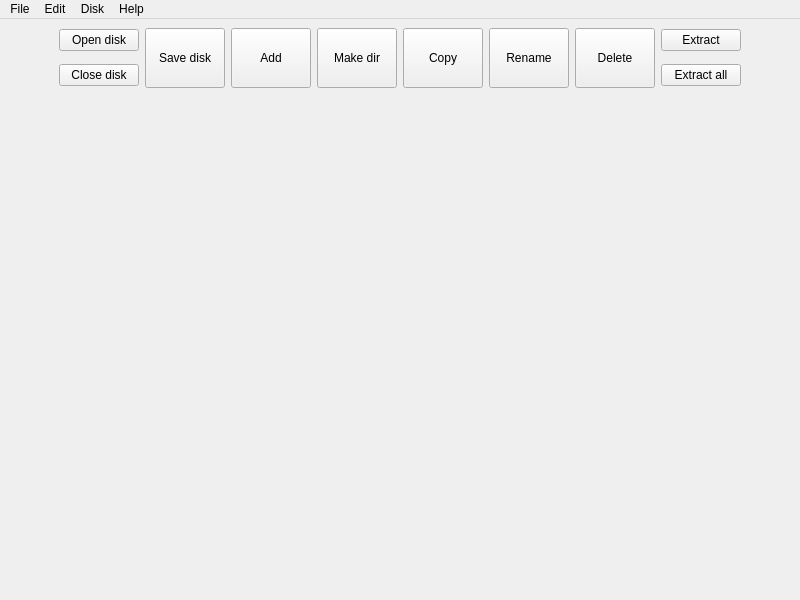
<?xml version="1.0" encoding="UTF-8"?>
<ui version="4.0">
 <author>Bs()Dd</author>
 <class>MainWindow</class>
 <widget class="QMainWindow" name="MainWindow">
  <property name="geometry">
   <rect>
    <x>0</x>
    <y>0</y>
    <width>800</width>
    <height>600</height>
   </rect>
  </property>
  <property name="minimumSize">
   <size>
    <width>800</width>
    <height>600</height>
   </size>
  </property>
  <property name="font">
   <font/>
  </property>
  <property name="acceptDrops">
   <bool>true</bool>
  </property>
  <property name="windowTitle">
   <string>GRiDISK Commander</string>
  </property>
  <property name="windowIcon">
   <iconset resource="../icon/icon.qrc">
    <normaloff>:/icon/gridsmall.png</normaloff>:/icon/gridsmall.png</iconset>
  </property>
  <widget class="QWidget" name="centralwidget">
   <layout class="QVBoxLayout" name="verticalLayout_10">
    <item>
     <layout class="QVBoxLayout" name="verticalLayout_9">
      <item>
       <layout class="QHBoxLayout" name="horizontalLayout">
        <item>
         <spacer name="horizontalSpacer_8">
          <property name="orientation">
           <enum>Qt::Horizontal</enum>
          </property>
          <property name="sizeHint" stdset="0">
           <size>
            <width>0</width>
            <height>0</height>
           </size>
          </property>
         </spacer>
        </item>
        <item>
         <layout class="QVBoxLayout" name="verticalLayout_4">
          <property name="spacing">
           <number>0</number>
          </property>
          <item>
           <widget class="QPushButton" name="pushButton">
            <property name="text">
             <string>Open disk</string>
            </property>
           </widget>
          </item>
          <item>
           <spacer name="verticalSpacer">
            <property name="orientation">
             <enum>Qt::Vertical</enum>
            </property>
            <property name="sizeType">
             <enum>QSizePolicy::Fixed</enum>
            </property>
            <property name="sizeHint" stdset="0">
             <size>
              <width>20</width>
              <height>12</height>
             </size>
            </property>
           </spacer>
          </item>
          <item>
           <widget class="QPushButton" name="pushButton_2">
            <property name="text">
             <string>Close disk</string>
            </property>
           </widget>
          </item>
         </layout>
        </item>
        <item>
         <widget class="QPushButton" name="pushButton_3">
          <property name="minimumSize">
           <size>
            <width>0</width>
            <height>60</height>
           </size>
          </property>
          <property name="text">
           <string>Save disk</string>
          </property>
         </widget>
        </item>
        <item>
         <widget class="QPushButton" name="pushButton_4">
          <property name="minimumSize">
           <size>
            <width>0</width>
            <height>60</height>
           </size>
          </property>
          <property name="text">
           <string>Add</string>
          </property>
         </widget>
        </item>
        <item>
         <widget class="QPushButton" name="pushButton_9">
          <property name="minimumSize">
           <size>
            <width>0</width>
            <height>60</height>
           </size>
          </property>
          <property name="text">
           <string>Make dir</string>
          </property>
         </widget>
        </item>
        <item>
         <widget class="QPushButton" name="pushButton_5">
          <property name="minimumSize">
           <size>
            <width>0</width>
            <height>60</height>
           </size>
          </property>
          <property name="text">
           <string>Copy</string>
          </property>
         </widget>
        </item>
        <item>
         <widget class="QPushButton" name="pushButton_6">
          <property name="minimumSize">
           <size>
            <width>0</width>
            <height>60</height>
           </size>
          </property>
          <property name="text">
           <string>Rename</string>
          </property>
         </widget>
        </item>
        <item>
         <widget class="QPushButton" name="pushButton_7">
          <property name="minimumSize">
           <size>
            <width>0</width>
            <height>60</height>
           </size>
          </property>
          <property name="text">
           <string>Delete</string>
          </property>
         </widget>
        </item>
        <item>
         <layout class="QVBoxLayout" name="verticalLayout_3">
          <property name="spacing">
           <number>0</number>
          </property>
          <item>
           <widget class="QPushButton" name="pushButton_8">
            <property name="text">
             <string>Extract</string>
            </property>
           </widget>
          </item>
          <item>
           <spacer name="verticalSpacer_2">
            <property name="orientation">
             <enum>Qt::Vertical</enum>
            </property>
            <property name="sizeType">
             <enum>QSizePolicy::Fixed</enum>
            </property>
            <property name="sizeHint" stdset="0">
             <size>
              <width>20</width>
              <height>12</height>
             </size>
            </property>
           </spacer>
          </item>
          <item>
           <widget class="QPushButton" name="pushButton_10">
            <property name="text">
             <string>Extract all</string>
            </property>
           </widget>
          </item>
         </layout>
        </item>
        <item>
         <spacer name="horizontalSpacer_9">
          <property name="orientation">
           <enum>Qt::Horizontal</enum>
          </property>
          <property name="sizeHint" stdset="0">
           <size>
            <width>0</width>
            <height>0</height>
           </size>
          </property>
         </spacer>
        </item>
       </layout>
      </item>
      <item>
       <layout class="QHBoxLayout" name="horizontalLayout_2">
        <property name="spacing">
         <number>0</number>
        </property>
        <item>
         <widget class="FilePanelWidget" name="panel1"/>
        </item>
        <item>
         <widget class="FilePanelWidget" name="panel2"/>
        </item>
       </layout>
      </item>
     </layout>
    </item>
   </layout>
  </widget>
  <widget class="QMenuBar" name="menubar">
   <property name="geometry">
    <rect>
     <x>0</x>
     <y>0</y>
     <width>800</width>
     <height>22</height>
    </rect>
   </property>
   <widget class="QMenu" name="menuFile">
    <property name="title">
     <string>File</string>
    </property>
    <addaction name="actionNewImage"/>
    <addaction name="actionOpen"/>
    <addaction name="actionSave"/>
    <addaction name="actionSave_as"/>
    <addaction name="actionClose"/>
   </widget>
   <widget class="QMenu" name="menuEdit">
    <property name="title">
     <string>Edit</string>
    </property>
    <addaction name="actionCopy"/>
    <addaction name="actionCopy_locally"/>
    <addaction name="actionRename"/>
    <addaction name="actionDelete"/>
    <addaction name="actionPreview"/>
    <addaction name="separator"/>
    <addaction name="actionAdd"/>
    <addaction name="actionMake_dir"/>
    <addaction name="separator"/>
    <addaction name="actionChange_version"/>
    <addaction name="actionChange_date"/>
    <addaction name="separator"/>
    <addaction name="actionExtract"/>
    <addaction name="actionExtract_all"/>
   </widget>
   <widget class="QMenu" name="menuDisk">
    <property name="title">
     <string>Disk</string>
    </property>
    <addaction name="actionChange_label"/>
    <addaction name="separator"/>
    <addaction name="actionAno_part"/>
    <addaction name="actionAct_part"/>
    <addaction name="actionSep_save"/>
   </widget>
   <widget class="QMenu" name="menuHelp">
    <property name="title">
     <string>Help</string>
    </property>
    <addaction name="actionAbout"/>
   </widget>
   <addaction name="menuFile"/>
   <addaction name="menuEdit"/>
   <addaction name="menuDisk"/>
   <addaction name="menuHelp"/>
  </widget>
  <action name="actionOpen">
   <property name="text">
    <string>Open...</string>
   </property>
   <property name="shortcut">
    <string>Ctrl+O</string>
   </property>
  </action>
  <action name="actionSave">
   <property name="text">
    <string>Save</string>
   </property>
   <property name="shortcut">
    <string>Ctrl+S</string>
   </property>
  </action>
  <action name="actionSave_as">
   <property name="text">
    <string>Save As...</string>
   </property>
   <property name="shortcut">
    <string>Ctrl+Shift+S</string>
   </property>
  </action>
  <action name="actionAdd">
   <property name="text">
    <string>Add Files...</string>
   </property>
   <property name="shortcut">
    <string>Ctrl+D</string>
   </property>
  </action>
  <action name="actionDelete">
   <property name="text">
    <string>Delete</string>
   </property>
   <property name="shortcut">
    <string>Del</string>
   </property>
  </action>
  <action name="actionExtract">
   <property name="text">
    <string>Extract...</string>
   </property>
   <property name="shortcut">
    <string>Ctrl+E</string>
   </property>
  </action>
  <action name="actionExit">
   <property name="text">
    <string>Exit</string>
   </property>
   <property name="shortcut">
    <string>Ctrl+Q</string>
   </property>
  </action>
  <action name="actionCopy">
   <property name="text">
    <string>Copy to Other Panel</string>
   </property>
   <property name="shortcut">
    <string>Ctrl+C</string>
   </property>
  </action>
  <action name="actionRename">
   <property name="text">
    <string>Rename...</string>
   </property>
   <property name="shortcut">
    <string>F2</string>
   </property>
  </action>
  <action name="actionClose">
   <property name="text">
    <string>Close</string>
   </property>
   <property name="shortcut">
    <string>Ctrl+W</string>
   </property>
  </action>
  <action name="actionAbout">
   <property name="text">
    <string>About GRiDISK Commander</string>
   </property>
  </action>
  <action name="actionExtract_all">
   <property name="text">
    <string>Extract All...</string>
   </property>
   <property name="shortcut">
    <string>Ctrl+Shift+E</string>
   </property>
  </action>
  <action name="actionPreview">
   <property name="text">
    <string>Preview</string>
   </property>
   <property name="shortcut">
    <string>F3</string>
   </property>
  </action>
  <action name="actionChange_label">
   <property name="text">
    <string>Change Disk Label</string>
   </property>
   <property name="shortcut">
    <string>Ctrl+L</string>
   </property>
  </action>
  <action name="actionMake_dir">
   <property name="text">
    <string>Create Directory...</string>
   </property>
   <property name="shortcut">
    <string>Ctrl+D</string>
   </property>
  </action>
  <action name="actionChange_date">
   <property name="text">
    <string>Change Dates...</string>
   </property>
   <property name="shortcut">
    <string>Ctrl+Shift+D</string>
   </property>
  </action>
  <action name="actionChange_version">
   <property name="text">
    <string>Change Version...</string>
   </property>
   <property name="shortcut">
    <string>Ctrl+Shift+V</string>
   </property>
  </action>
  <action name="actionNew">
   <property name="text">
    <string>New image (360K FDD)</string>
   </property>
   <property name="shortcut">
    <string>Ctrl+N</string>
   </property>
  </action>
  <action name="actionDebtrace">
   <property name="checkable">
    <bool>true</bool>
   </property>
   <property name="enabled">
    <bool>true</bool>
   </property>
   <property name="text">
    <string>Print trace info from ccos_image</string>
   </property>
   <property name="toolTip">
    <string>Print trace info from ccos_image</string>
   </property>
  </action>
  <action name="actionCopy_locally">
   <property name="text">
    <string>Copy Locally...</string>
   </property>
   <property name="shortcut">
    <string>Ctrl+Shift+C</string>
   </property>
  </action>
  <action name="actionAno_part">
   <property name="enabled">
    <bool>false</bool>
   </property>
   <property name="text">
    <string>Open Another Partition...</string>
   </property>
  </action>
  <action name="actionSep_save">
   <property name="enabled">
    <bool>false</bool>
   </property>
   <property name="text">
    <string>Save Partition to a Separate File...</string>
   </property>
  </action>
  <action name="actionAct_part">
   <property name="enabled">
    <bool>false</bool>
   </property>
   <property name="text">
    <string>Set Active Partition...</string>
   </property>
  </action>
  <action name="actionNewImage">
   <property name="text">
    <string>New Image</string>
   </property>
   <property name="shortcut">
    <string>Ctrl+N</string>
   </property>
  </action>
 </widget>
 <customwidgets>
  <customwidget>
   <class>FilePanelWidget</class>
   <extends>QWidget</extends>
   <header>dialogs/filepanelwidget.h</header>
  </customwidget>
 </customwidgets>
 <resources>
  <include location="../icon/icon.qrc"/>
 </resources>
 <connections/>
</ui>
